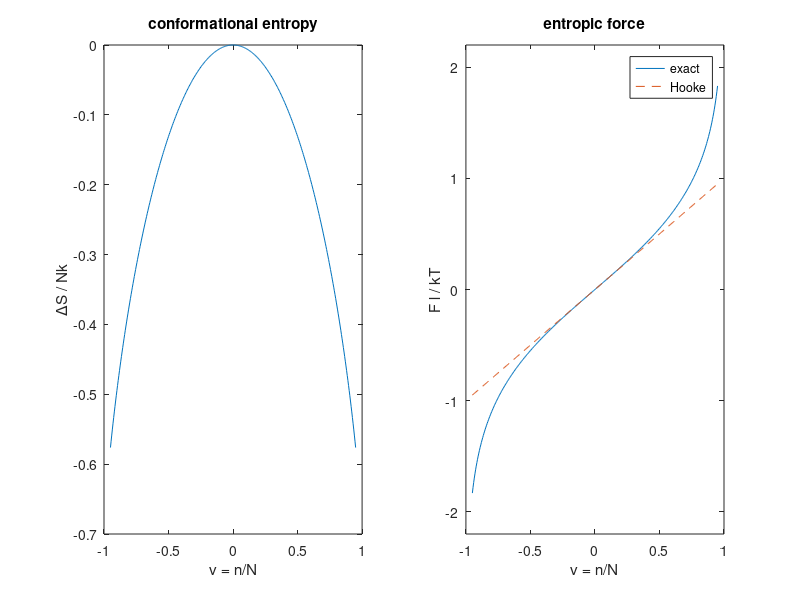

Recreate this plot in MATLAB.
% Wk06 - Macromolecules: molar-mass averages, random coils, entropic elasticity
% Physical Chemistry 2 - Prof. S. Joon Kwon - SPMDL - SKKU
% Mn, Mw, Mz, D; freely jointed chain <R^2> = N l^2, Rg^2 = N l^2/6;
% tetrahedral chain F^2 = 2; F = (kT/2l) ln[(1+nu)/(1-nu)].

rng(6); KB = 1.380649e-23;

% (1) molar-mass averages
avg = @(Ni, Mi) [sum(Ni.*Mi)/sum(Ni), sum(Ni.*Mi.^2)/sum(Ni.*Mi), sum(Ni.*Mi.^3)/sum(Ni.*Mi.^2)];
m = avg([1 1], [10 100]);
fprintf('blend (equal numbers of 10 & 100 kg/mol): Mn = %.1f, Mw = %.1f, Mz = %.1f, D = %.3f\n', ...
        m(1), m(2), m(3), m(2)/m(1));
fprintf('Schulz-Flory, M0 = 100 g/mol:\n   p      Mn       Mw       Mz      D    1+p\n');
i = 1:200000;
for p = [0.90 0.99 0.999]
    m = avg((1-p)*p.^(i-1), 100*i);
    fprintf('  %.3f  %7.0f  %7.0f  %7.0f  %.3f  %.3f\n', p, m(1), m(2), m(3), m(2)/m(1), 1+p);
end

% (2) freely jointed chain Monte Carlo (3D and 1D)
N = 100; M = 20000;
for dim = [3 1]
    if dim == 1
        b = sign(rand(M, N, 1) - 0.5);
    else
        b = randn(M, N, 3); b = b ./ sqrt(sum(b.^2, 3));
    end
    r = cat(2, zeros(M, 1, dim), cumsum(b, 2));
    R2 = mean(sum(r(:, end, :).^2, 3));
    Rg2 = mean(mean(sum((r - mean(r, 2)).^2, 3), 2));
    fprintf('%dD FJC: <R^2> = %.2f (N l^2 = %d), Rg^2 = %.2f (N l^2/6 = %.2f)\n', ...
            dim, R2, N, Rg2, N/6);
end
idx = 0:N-1; S = sum(sum(abs(idx' - idx)));
fprintf('direct sum: Rg^2 = %.4f = (l^2/6)(N - 1/N) = %.4f\n', S/(2*N^2), (N - 1/N)/6);

% 1D distribution: exact binomial vs Gaussian
for n = [0 10 20 30]
    fprintf('  n = %2d: exact %.5f, Gaussian %.5f\n', n, ...
            exp(gammaln(N+1) - gammaln((N+n)/2+1) - gammaln((N-n)/2+1) - N*log(2)), ...
            sqrt(2/(pi*N))*exp(-n^2/(2*N)));
end

% (3) fixed bond angle (freely rotating chain), cos(gamma) = 1/3
Nb = 200; c = 1/3; s = sqrt(1 - c^2);
b = randn(M, 3); b = b ./ vecnorm(b, 2, 2); R = b;
for k = 1:Nb-1
    t = randn(M, 3);
    u = t - sum(t.*b, 2).*b; u = u ./ vecnorm(u, 2, 2);
    b = c*b + s*u; R = R + b;
end
fprintf('tetrahedral chain: <R^2>/(N l^2) = %.3f (F^2 = 2)\n', mean(sum(R.^2, 2))/Nb);
fprintf('polyethylene N = 4000, l = 0.154 nm: contour %.0f nm, R_rms = %.1f nm, Rg = %.2f nm\n', ...
        4000*0.154, sqrt(8000)*0.154, sqrt(4000/3)*0.154);

% (4) entropy and restoring force
l = 0.5e-9; T = 298.15;
for x = [0.1 0.5 0.9]
    fprintf('nu = %.1f: F = %.2f pN (Hooke %.2f pN)\n', x, ...
            KB*T/(2*l)*log((1+x)/(1-x))*1e12, x*KB*T/l*1e12);
end
nu = linspace(-0.95, 0.95, 381);
figure(1);
subplot(1,2,1); plot(nu, -0.5*log((1+nu).^(1+nu).*(1-nu).^(1-nu)));
xlabel('\nu = n/N'); ylabel('\DeltaS / Nk'); title('conformational entropy');
subplot(1,2,2); plot(nu, 0.5*log((1+nu)./(1-nu)), nu, nu, '--'); ylim([-2.2 2.2]);
xlabel('\nu = n/N'); ylabel('F l / kT'); legend('exact', 'Hooke'); title('entropic force');
